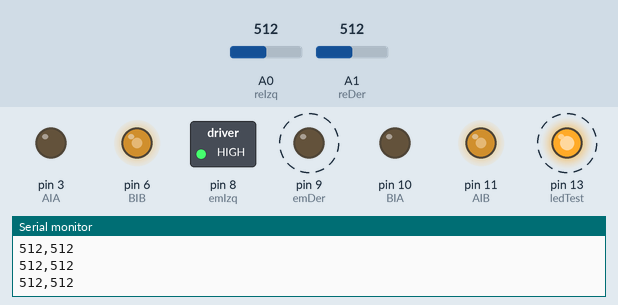
Bench run of a sketch on a simulated Arduino Uno, built with avr-gcc and run on an emulated ATmega328P. Parts: switched loads named in the sketch (green lamp = pin HIGH), output pins drawn as LEDs (lit = HIGH), the last lines printed to the serial monitor. Dashed ring = blinking. Inputs (shaded band) come from the test bench; at power-on: A0 (reIzq) = 512, A1 (reDer) = 512.

Above: at 2.25 s.
2.3 s: A0 (reIzq) set to 893
5.3 s: A0 (reIzq) set to 914
At 5.91 s:
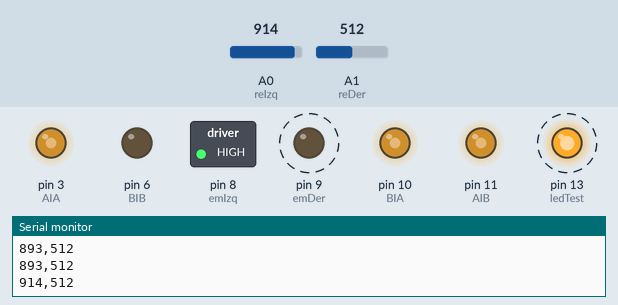
8.3 s: A1 (reDer) set to 882
11.3 s: A1 (reDer) set to 919
At 11.82 s:
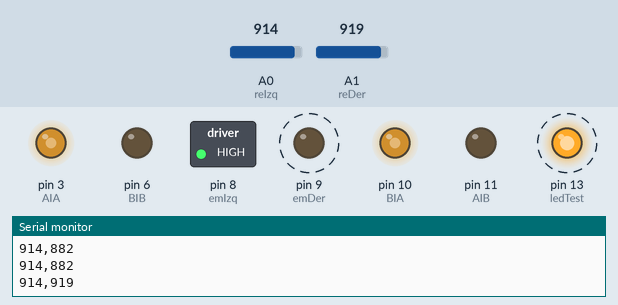
14.3 s: A0 (reIzq) set to 890
At 14.87 s:
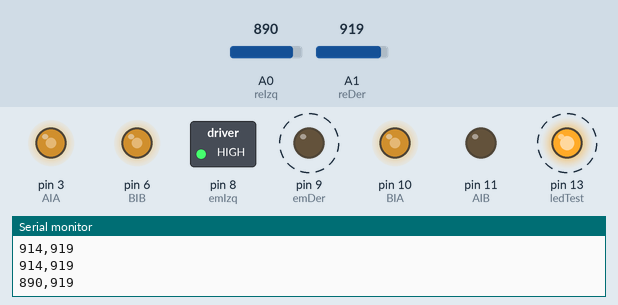
17.3 s: A0 (reIzq) set to 910
At 17.98 s:
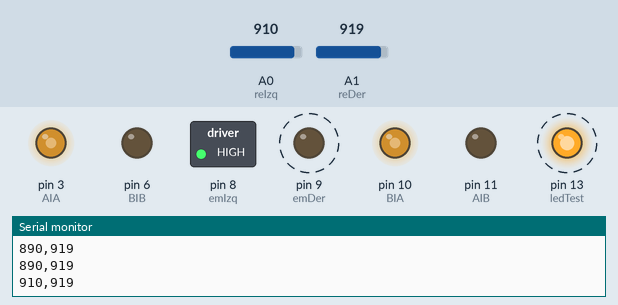
Timing chart, 0 to 21.3 s (numbered marks = the images above; inputs shaded):
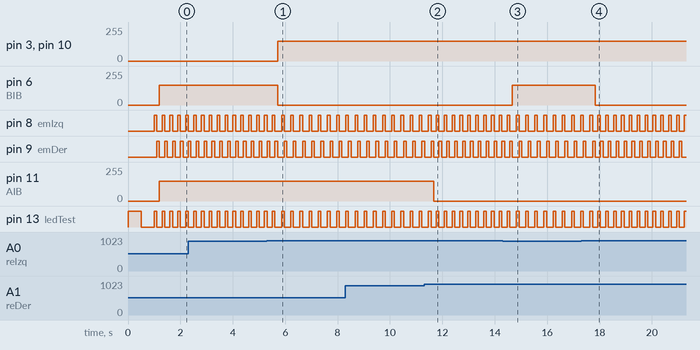

Measured:
- the behaviour switches between 900 and 901 on A0 (reIzq) (found by bisection; images 0 and 1)
- the behaviour switches between 900 and 901 on A1 (reDer) (found by bisection; images 1 and 2)
- after the input at 5.3 s, pin 3 (AIA), pin 10 (BIA): 0/255 → 150/255 after 0.41 s; pin 6 (BIB): 150/255 → 0/255 after 0.41 s
- after the input at 11.3 s, pin 11 (AIB): 150/255 → 0/255 after 0.37 s
- after the input at 14.3 s, pin 6 (BIB): 0/255 → 150/255 after 0.38 s
- after the input at 17.3 s, pin 6 (BIB): 150/255 → 0/255 after 0.53 s
- by itself, pin 8 (emIzq), pin 9 (emDer), pin 13 (ledTest): alternates HIGH for 0.10 s and LOW for 0.20 s

The sketch:

Motores_y_sensor_infrarojo.ino
```cpp
//definir variables de salida

const int emIzq = 8;
const int emDer = 9;

const int ledTest = 13;

//variables de los motores
const int AIA = 3;
const int AIB = 11;
const int BIA = 10;
const int BIB = 6;

// variables de entrada

const int reIzq = A0;
const int reDer = A1;

//datos guardados

int valIzq = 0;
int valDer = 0;

void setup()
{
  //iniciamos las salidas
  Serial.begin(9600);

 pinMode(emIzq, OUTPUT);
 pinMode(emDer, OUTPUT);
 pinMode(ledTest, OUTPUT);
 pinMode(AIA, OUTPUT);
 pinMode(AIB, OUTPUT);
 pinMode(BIA, OUTPUT);
 pinMode(BIB, OUTPUT);

 digitalWrite(ledTest, LOW);
 digitalWrite(emIzq, LOW);
 digitalWrite(emDer, LOW);

 analogWrite(AIA, 0);
 analogWrite(AIB, 0);
 analogWrite(BIA, 0);
 analogWrite(BIB, 0);

   //saludo inicial

  for (int l=0; l<3; l++);
 {
  digitalWrite(ledTest, HIGH);
  delay(500);
  digitalWrite(ledTest, LOW);
  delay(500);
 }
}

void loop()
{
  digitalWrite(ledTest, HIGH);
  digitalWrite(emIzq, HIGH);
  valIzq = analogRead(reIzq);
  delay(100);
  digitalWrite(emIzq, LOW);


  digitalWrite(emDer, HIGH);
  valDer = analogRead(reDer);
  digitalWrite(ledTest, LOW);
  delay(100);
  digitalWrite(emDer, LOW);

  Serial.print(valIzq);
  Serial.print(",");
  Serial.println(valDer);

  movimiento();
  delay(100);
}

void movimiento()
 {
  if(valIzq<900 && valDer<900)
   {
    atras();
   }

   else if(valIzq>900 && valDer>900)
   {
    adelante();
   }
   else if(valIzq>900 && valDer<900)
   {
    izquierda();
   }
   else if(valIzq<900 && valDer>900)
   {
    derecha();
   }
 }

void adelante()
{
  analogWrite(AIA, 150);
  analogWrite(AIB, 0);
  analogWrite(BIA, 150);
  analogWrite(BIB, 0);
}

void atras()
{
  analogWrite(AIA, 0);
  analogWrite(AIB, 150);
  analogWrite(BIA, 0);
  analogWrite(BIB, 150);

}

void derecha()
{
  analogWrite(AIA, 150);
  analogWrite(AIB, 0);
  analogWrite(BIA, 150);
  analogWrite(BIB, 150);
  delay(50);
}

void izquierda()
{
  analogWrite(AIA, 150);
  analogWrite(AIB, 150);
  analogWrite(BIA, 150);
  analogWrite(BIB, 0);
  delay(50);
}
```
